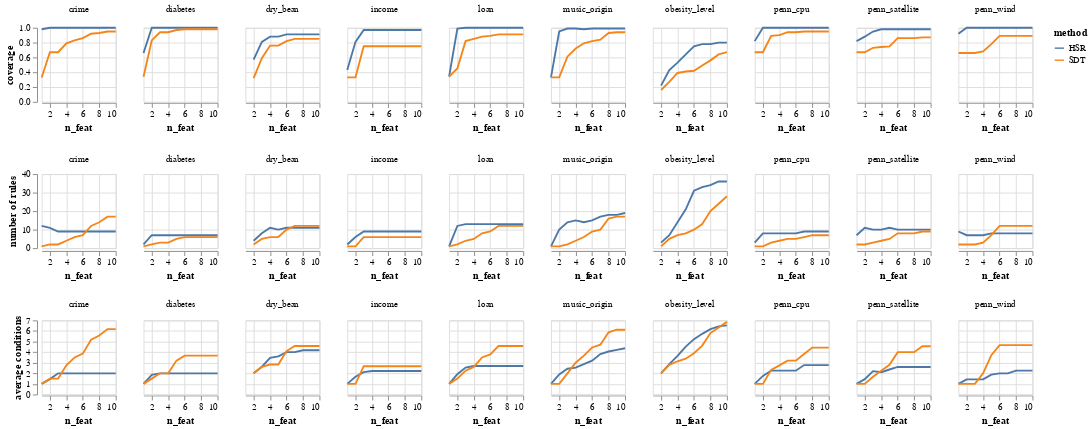

Notebook code for this chart:
### Code cell
alt.Chart(to_plot).mark_line().encode(
    x=alt.X('n_feat:Q', axis=alt.Axis(tickCount=6,)),
    y=alt.Y(alt.repeat('row'), type='quantitative', axis=alt.Axis(tickCount=5,)),
    color="method:N",
).properties(
    width=80,
    height = 80,
).facet(
    column=alt.Column('data_name:N', title=None),
).repeat(
    row=['coverage', 'number of rules', 'average conditions'],
)

### Figure 1 — Vega-Lite specification as saved in the notebook (floating-point values rounded to 4 significant figures; data arrays with more than 128 entries replaced by an {"elided": "..."} marker saying what was removed)
{"config": {"view": {"continuousWidth": 400, "continuousHeight": 300}}, "repeat": {"row": ["coverage", "number of rules", "average conditions"]}, "spec": {"data": {"name": "data-ca86e0831bb23119cabf1b4a672c771b"}, "facet": {"column": {"type": "nominal", "field": "data_name", "title": null}}, "spec": {"mark": "line", "encoding": {"color": {"type": "nominal", "field": "method"}, "x": {"type": "quantitative", "axis": {"tickCount": 6}, "field": "n_feat"}, "y": {"type": "quantitative", "axis": {"tickCount": 5}, "field": {"repeat": "row"}}}, "height": 80, "width": 80}}, "$schema": "https://vega.github.io/schema/vega-lite/v4.8.1.json", "datasets": {"data-ca86e0831bb23119cabf1b4a672c771b": {"elided": "196 records"}}}
